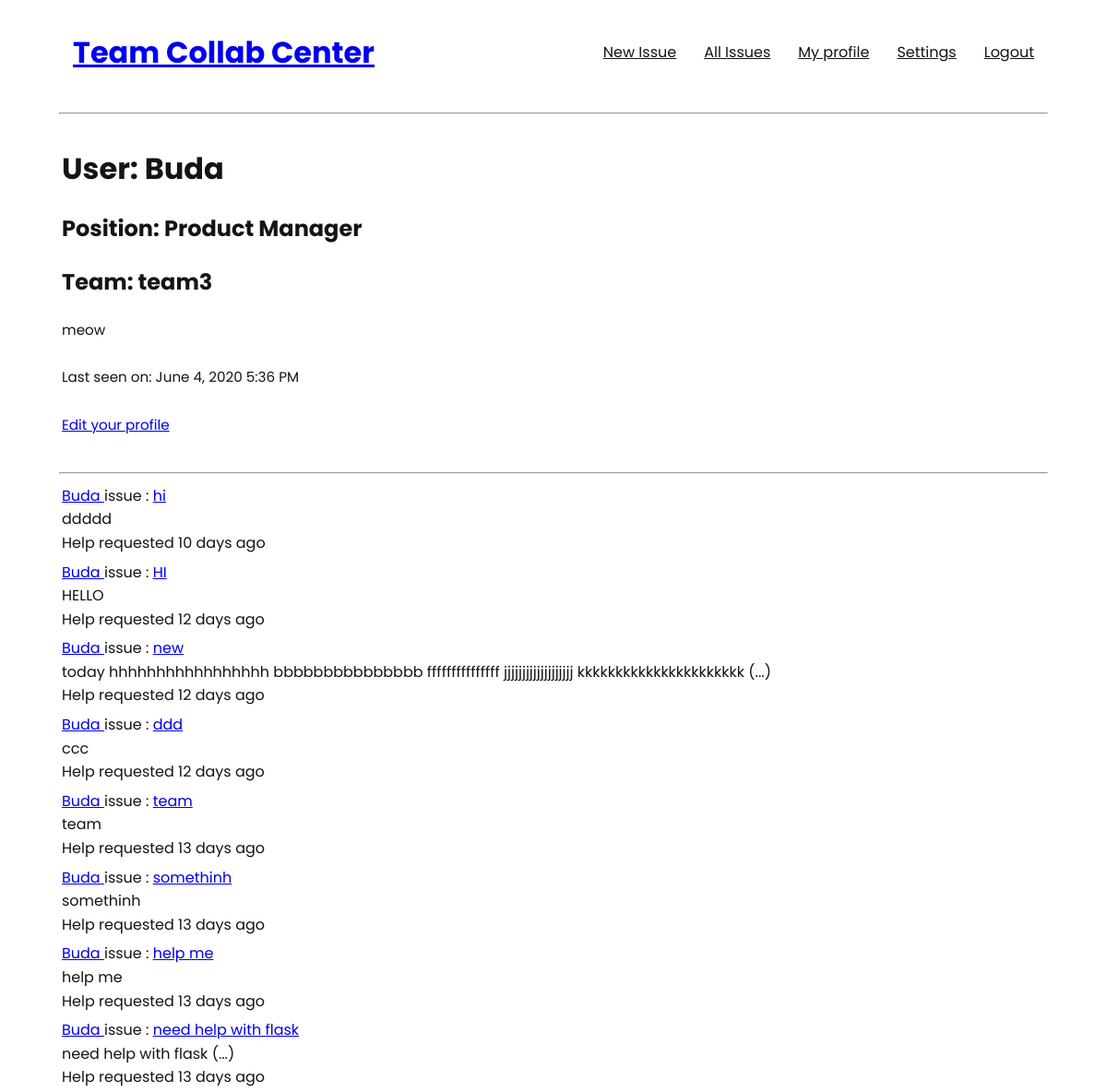
The page /user/Buda (signed in) on the database as committed earlier.
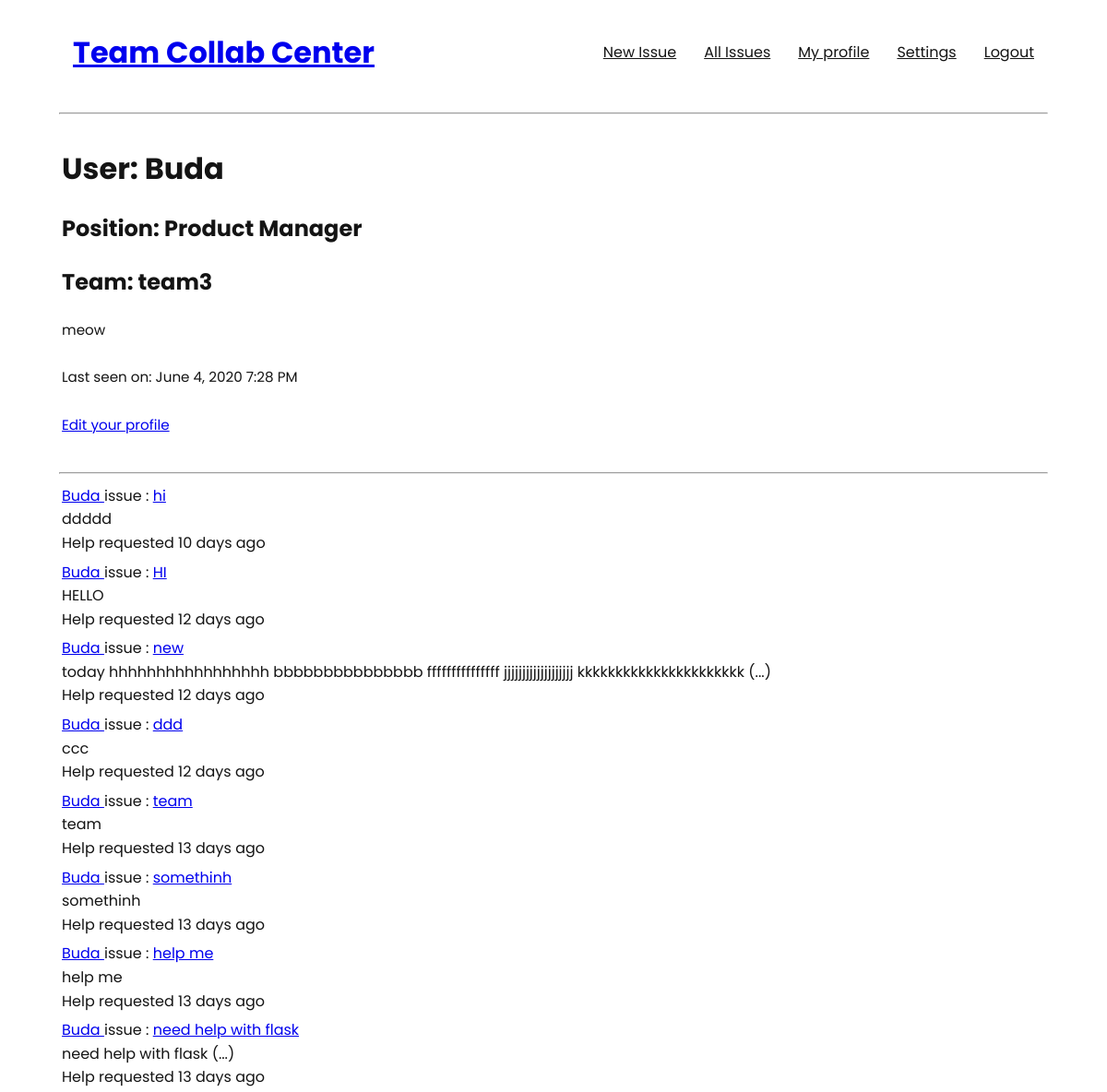
The same page on the database as committed later.
### app/models.py (models this page shows, shortened)
class User(UserMixin, db.Model):
    __tablename__='users'
    id = db.Column(db.Integer, primary_key=True)
    username = db.Column(db.String(64), index=True, unique=True)
    email = db.Column(db.String(120), index=True, unique=True)
    password_hash = db.Column(db.String(128))
    posts = db.relationship('Post', backref='author', lazy='dynamic')
    position_id = db.Column(db.Integer, db.ForeignKey('position.id'))
    about_me = db.Column(db.String(240))
    last_seen = db.Column(db.DateTime, default=datetime.utcnow)
    team_id = db.Column(db.Integer, db.ForeignKey('teams.id'))
    comments = db.relationship('Comment', backref='comment_author', lazy='dynamic')

### app/routes.py (the view)
@app.route('/user/<username>')
@login_required
def user(username):
    user = User.query.filter_by(username=username).first_or_404()
    page = request.args.get('page', 1, type=int)
    posts = Post.query.filter_by(user_id=user.id).order_by(
        Post.timestamp.desc()).paginate(
        page, app.config['POSTS_PER_PAGE'], False)
    next_url = url_for('user', username=user.username, page=posts.next_num) \
        if posts.has_next else None
    prev_url = url_for('user', username=user.username, page=posts.prev_num) \
        if posts.has_prev else None
    return render_template('user.html', user=user, posts=posts.items,
                           next_url=next_url, prev_url=prev_url)

### app/models.py (called while the page is built)
@login.user_loader
def load_user(id):
    return User.query.get(int(id))

### app/routes.py (called while the page is built)
@app.before_request
def before_request():
    if current_user.is_authenticated:
        current_user.last_seen = datetime.utcnow()
        db.session.commit()

### app/templates/user.html (shortened to what this page needs)
{% extends "base.html" %}
{% block content %}
    <table>
        <tr valign="top">
            <td>
                <h1>User: {{ user.username }}</h1>
                <h2>Position: {{ user.position_members.name }}</h2>
                <h2>Team: {{ user.team_members.name }}</h2>
                {% if user.about_me %}<p>{{ user.about_me }}</p>{% endif %}
                {% if user.last_seen %}
                    <p>Last seen on: {{ moment(user.last_seen).format('LLL') }}</p>
                {% endif %}
                {% if user == current_user %}
                <p><a href="{{ url_for('edit_profile') }}">Edit your profile</a></p>
                {% endif %}
            </td>
        </tr>
    </table>
    <hr>
    {% for post in posts %}
        {% include '_post.html' %}
    {% endfor %}
{% endblock %}

Rows that differ between the two databases and show on the page:
changed User "Buda": last_seen "June 4, 2020 5:36 PM" → "June 4, 2020 7:28 PM"
